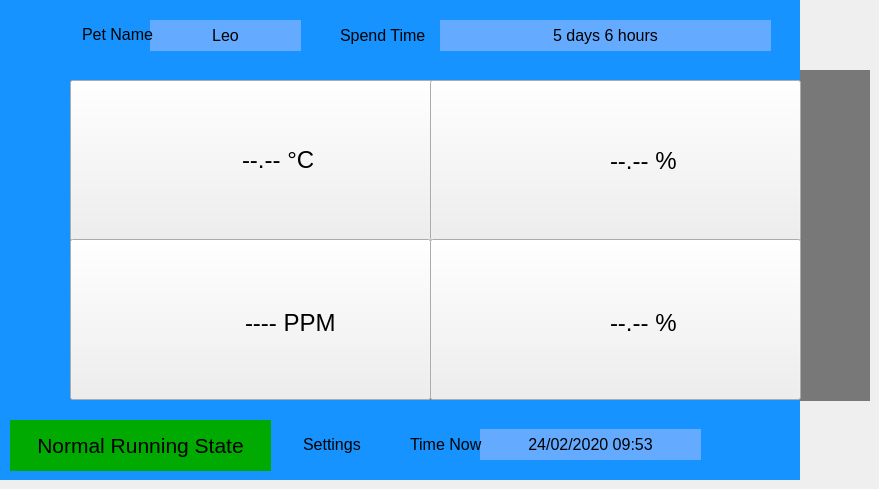
    <widget class="QWidget" name="page">
     <widget class="QLabel" name="lblStatus">
      <property name="geometry">
       <rect>
        <x>10</x>
        <y>420</y>
        <width>261</width>
        <height>51</height>
       </rect>
      </property>
      <property name="font">
       <font>
        <pointsize>16</pointsize>
       </font>
      </property>
      <property name="autoFillBackground">
       <bool>false</bool>
      </property>
      <property name="styleSheet">
       <string notr="true">background-color: rgb(0, 170, 0);</string>
      </property>
      <property name="text">
       <string>Normal Running State</string>
      </property>
      <property name="alignment">
       <set>Qt::AlignCenter</set>
      </property>
     </widget>
     <widget class="QLabel" name="topHeader">
      <property name="geometry">
       <rect>
        <x>0</x>
        <y>0</y>
        <width>800</width>
        <height>80</height>
       </rect>
      </property>
      <property name="autoFillBackground">
       <bool>false</bool>
      </property>
      <property name="styleSheet">
       <string notr="true">background-color: rgb(23, 147, 255);</string>
      </property>
      <property name="text">
       <string/>
      </property>
     </widget>
     <widget class="ClickableLabel" name="lblMiddleBound">
      <property name="geometry">
       <rect>
        <x>303</x>
        <y>429</y>
        <width>61</width>
        <height>31</height>
       </rect>
      </property>
      <property name="font">
       <font>
        <pointsize>12</pointsize>
       </font>
      </property>
      <property name="text">
       <string>Settings</string>
      </property>
     </widget>
     <widget class="ClickableLabel" name="lblBlueLight">
      <property name="enabled">
       <bool>true</bool>
      </property>
      <property name="geometry">
       <rect>
        <x>5</x>
        <y>276</y>
        <width>60</width>
        <height>60</height>
       </rect>
      </property>
      <property name="sizePolicy">
       <sizepolicy hsizetype="Expanding" vsizetype="Preferred">
        <horstretch>0</horstretch>
        <verstretch>0</verstretch>
       </sizepolicy>
      </property>
      <property name="minimumSize">
       <size>
        <width>0</width>
        <height>60</height>
       </size>
      </property>
      <property name="autoFillBackground">
       <bool>false</bool>
      </property>
      <property name="styleSheet">
       <string notr="true">image: url(:/offlamp.png);</string>
      </property>
      <property name="text">
       <string/>
      </property>
     </widget>
     <widget class="QLabel" name="buttonStatus">
      <property name="geometry">
       <rect>
        <x>0</x>
        <y>400</y>
        <width>800</width>
        <height>80</height>
       </rect>
      </property>
      <property name="autoFillBackground">
       <bool>false</bool>
      </property>
      <property name="styleSheet">
       <string notr="true">background-color: rgb(23, 147, 255);</string>
      </property>
      <property name="text">
       <string/>
      </property>
     </widget>
     <widget class="ClickableLabel" name="btnMiddleBound">
      <property name="enabled">
       <bool>true</bool>
      </property>
      <property name="geometry">
       <rect>
        <x>270</x>
        <y>420</y>
        <width>121</width>
        <height>51</height>
       </rect>
      </property>
      <property name="sizePolicy">
       <sizepolicy hsizetype="Fixed" vsizetype="Preferred">
        <horstretch>100</horstretch>
        <verstretch>0</verstretch>
       </sizepolicy>
      </property>
      <property name="autoFillBackground">
       <bool>false</bool>
      </property>
      <property name="styleSheet">
       <string notr="true">image: url(:/bluebar.png);</string>
      </property>
      <property name="text">
       <string/>
      </property>
     </widget>
     <widget class="QWidget" name="TemperatureGroup" native="true">
      <property name="geometry">
       <rect>
        <x>70</x>
        <y>80</y>
        <width>361</width>
        <height>161</height>
       </rect>
      </property>
      <widget class="ClickableLabel" name="lblRedUp">
       <property name="geometry">
        <rect>
         <x>192</x>
         <y>11</y>
         <width>41</width>
         <height>51</height>
        </rect>
       </property>
       <property name="styleSheet">
        <string notr="true">image: url(:/redup.png);</string>
       </property>
       <property name="text">
        <string/>
       </property>
      </widget>
      <widget class="ClickableLabel" name="lblRedDown">
       <property name="geometry">
        <rect>
         <x>191</x>
         <y>101</y>
         <width>41</width>
         <height>51</height>
        </rect>
       </property>
       <property name="styleSheet">
        <string notr="true">image: url(:/reddown.png);</string>
       </property>
       <property name="text">
        <string/>
       </property>
      </widget>
      <widget class="QLabel" name="lblTemp">
       <property name="geometry">
        <rect>
         <x>12</x>
         <y>11</y>
         <width>161</width>
         <height>141</height>
        </rect>
       </property>
       <property name="styleSheet">
        <string notr="true">image: url(:/red.png);</string>
       </property>
       <property name="text">
        <string/>
       </property>
      </widget>
      <widget class="QLabel" name="lblTempBackground">
       <property name="enabled">
        <bool>true</bool>
       </property>
       <property name="geometry">
        <rect>
         <x>-18</x>
         <y>26</y>
         <width>481</width>
         <height>111</height>
        </rect>
       </property>
       <property name="sizePolicy">
        <sizepolicy hsizetype="Expanding" vsizetype="Preferred">
         <horstretch>0</horstretch>
         <verstretch>0</verstretch>
        </sizepolicy>
       </property>
       <property name="autoFillBackground">
        <bool>false</bool>
       </property>
       <property name="styleSheet">
        <string notr="true">image: url(:/orangebar.png);</string>
       </property>
       <property name="text">
        <string/>
       </property>
      </widget>
      <widget class="ClickableLabel" name="lblTempIcon">
       <property name="geometry">
        <rect>
         <x>71</x>
         <y>54</y>
         <width>41</width>
         <height>51</height>
        </rect>
       </property>
       <property name="styleSheet">
        <string notr="true">image: url(:/temp.png);</string>
       </property>
       <property name="text">
        <string/>
       </property>
      </widget>
      <widget class="QPushButton" name="btnTemperature">
       <property name="geometry">
        <rect>
         <x>0</x>
         <y>0</y>
         <width>371</width>
         <height>161</height>
        </rect>
       </property>
       <property name="styleSheet">
        <string notr="true">background-image: url(:/temperature.png);</string>
       </property>
       <property name="text">
        <string/>
       </property>
      </widget>
      <widget class="QLabel" name="lblRedGear">
       <property name="geometry">
        <rect>
         <x>22</x>
         <y>16</y>
         <width>141</width>
         <height>131</height>
        </rect>
       </property>
       <property name="styleSheet">
        <string notr="true">image: url(:/setgear.png);</string>
       </property>
       <property name="text">
        <string/>
       </property>
      </widget>
      <widget class="QLabel" name="lblTempDisp">
       <property name="geometry">
        <rect>
         <x>172</x>
         <y>59</y>
         <width>121</width>
         <height>41</height>
        </rect>
       </property>
       <property name="font">
        <font>
         <pointsize>18</pointsize>
        </font>
       </property>
       <property name="text">
        <string>--.-- °C</string>
       </property>
      </widget>
      <zorder>btnTemperature</zorder>
      <zorder>lblTempBackground</zorder>
      <zorder>lblRedDown</zorder>
      <zorder>lblTemp</zorder>
      <zorder>lblRedGear</zorder>
      <zorder>lblTempIcon</zorder>
      <zorder>lblRedUp</zorder>
      <zorder>lblTempDisp</zorder>
     </widget>
     <widget class="QWidget" name="HumidityGroup" native="true">
      <property name="geometry">
       <rect>
        <x>430</x>
        <y>80</y>
        <width>371</width>
        <height>161</height>
       </rect>
      </property>
      <widget class="ClickableLabel" name="lblBlueUp">
       <property name="geometry">
        <rect>
         <x>200</x>
         <y>12</y>
         <width>41</width>
         <height>51</height>
        </rect>
       </property>
       <property name="styleSheet">
        <string notr="true">image: url(:/blueup.png);</string>
       </property>
       <property name="text">
        <string/>
       </property>
      </widget>
      <widget class="ClickableLabel" name="lblBlueDown">
       <property name="geometry">
        <rect>
         <x>199</x>
         <y>102</y>
         <width>41</width>
         <height>51</height>
        </rect>
       </property>
       <property name="styleSheet">
        <string notr="true">image: url(:/bluedown.png);</string>
       </property>
       <property name="text">
        <string/>
       </property>
      </widget>
      <widget class="QLabel" name="lblHumidity">
       <property name="geometry">
        <rect>
         <x>20</x>
         <y>12</y>
         <width>161</width>
         <height>141</height>
        </rect>
       </property>
       <property name="styleSheet">
        <string notr="true">image: url(:/blue.png);</string>
       </property>
       <property name="text">
        <string/>
       </property>
      </widget>
      <widget class="QLabel" name="lblHumidityBackground">
       <property name="enabled">
        <bool>true</bool>
       </property>
       <property name="geometry">
        <rect>
         <x>-10</x>
         <y>27</y>
         <width>481</width>
         <height>111</height>
        </rect>
       </property>
       <property name="sizePolicy">
        <sizepolicy hsizetype="Expanding" vsizetype="Preferred">
         <horstretch>0</horstretch>
         <verstretch>0</verstretch>
        </sizepolicy>
       </property>
       <property name="autoFillBackground">
        <bool>false</bool>
       </property>
       <property name="styleSheet">
        <string notr="true">image: url(:/bluebar.png);</string>
       </property>
       <property name="text">
        <string/>
       </property>
      </widget>
      <widget class="QLabel" name="lblHumidityIcon">
       <property name="geometry">
        <rect>
         <x>79</x>
         <y>55</y>
         <width>41</width>
         <height>51</height>
        </rect>
       </property>
       <property name="styleSheet">
        <string notr="true">image: url(:/humid.png);</string>
       </property>
       <property name="text">
        <string/>
       </property>
      </widget>
      <widget class="QPushButton" name="btnHumidity">
       <property name="geometry">
        <rect>
         <x>0</x>
         <y>0</y>
         <width>371</width>
         <height>161</height>
        </rect>
       </property>
       <property name="styleSheet">
        <string notr="true">background-image: url(:/humidity.jpg);</string>
       </property>
       <property name="text">
        <string/>
       </property>
      </widget>
      <widget class="QLabel" name="lblBlueGear">
       <property name="geometry">
        <rect>
         <x>30</x>
         <y>17</y>
         <width>141</width>
         <height>131</height>
        </rect>
       </property>
       <property name="styleSheet">
        <string notr="true">image: url(:/setgear.png);</string>
       </property>
       <property name="text">
        <string/>
       </property>
      </widget>
      <widget class="QLabel" name="lblHumidityDisp">
       <property name="geometry">
        <rect>
         <x>180</x>
         <y>60</y>
         <width>161</width>
         <height>41</height>
        </rect>
       </property>
       <property name="font">
        <font>
         <pointsize>18</pointsize>
        </font>
       </property>
       <property name="text">
        <string>--.-- %</string>
       </property>
      </widget>
      <zorder>btnHumidity</zorder>
      <zorder>lblHumidityBackground</zorder>
      <zorder>lblBlueUp</zorder>
      <zorder>lblBlueDown</zorder>
      <zorder>lblHumidityDisp</zorder>
      <zorder>lblHumidity</zorder>
      <zorder>lblBlueGear</zorder>
      <zorder>lblHumidityIcon</zorder>
     </widget>
     <widget class="QWidget" name="Co2Group" native="true">
      <property name="geometry">
       <rect>
        <x>70</x>
        <y>239</y>
        <width>361</width>
        <height>161</height>
       </rect>
      </property>
      <widget class="ClickableLabel" name="lblGreyUp">
       <property name="geometry">
        <rect>
         <x>195</x>
         <y>15</y>
         <width>41</width>
         <height>51</height>
        </rect>
       </property>
       <property name="styleSheet">
        <string notr="true">image: url(:/greyup.png);</string>
       </property>
       <property name="text">
        <string/>
       </property>
      </widget>
      <widget class="ClickableLabel" name="lblGreyDown">
       <property name="geometry">
        <rect>
         <x>194</x>
         <y>105</y>
         <width>41</width>
         <height>51</height>
        </rect>
       </property>
       <property name="styleSheet">
        <string notr="true">image: url(:/greydown.png);</string>
       </property>
       <property name="text">
        <string/>
       </property>
      </widget>
      <widget class="QLabel" name="lblCo2">
       <property name="geometry">
        <rect>
         <x>15</x>
         <y>15</y>
         <width>161</width>
         <height>141</height>
        </rect>
       </property>
       <property name="styleSheet">
        <string notr="true">image: url(:/gray.png);</string>
       </property>
       <property name="text">
        <string/>
       </property>
      </widget>
      <widget class="QLabel" name="lblCo2Background">
       <property name="enabled">
        <bool>true</bool>
       </property>
       <property name="geometry">
        <rect>
         <x>-15</x>
         <y>30</y>
         <width>481</width>
         <height>111</height>
        </rect>
       </property>
       <property name="sizePolicy">
        <sizepolicy hsizetype="Expanding" vsizetype="Preferred">
         <horstretch>0</horstretch>
         <verstretch>0</verstretch>
        </sizepolicy>
       </property>
       <property name="autoFillBackground">
        <bool>false</bool>
       </property>
       <property name="styleSheet">
        <string notr="true">image: url(:/graybar.png);</string>
       </property>
       <property name="text">
        <string/>
       </property>
      </widget>
      <widget class="QLabel" name="lblCo2Icon">
       <property name="geometry">
        <rect>
         <x>74</x>
         <y>62</y>
         <width>41</width>
         <height>51</height>
        </rect>
       </property>
       <property name="styleSheet">
        <string notr="true">image: url(:/co2.png);</string>
       </property>
       <property name="text">
        <string/>
       </property>
      </widget>
      <widget class="QPushButton" name="btnCo2">
       <property name="geometry">
        <rect>
         <x>0</x>
         <y>0</y>
         <width>361</width>
         <height>161</height>
        </rect>
       </property>
       <property name="styleSheet">
        <string notr="true">background-image: url(:/carbondioxide.png);</string>
       </property>
       <property name="text">
        <string/>
       </property>
      </widget>
      <widget class="QLabel" name="lblGreyGear">
       <property name="geometry">
        <rect>
         <x>25</x>
         <y>20</y>
         <width>141</width>
         <height>131</height>
        </rect>
       </property>
       <property name="styleSheet">
        <string notr="true">image: url(:/setgear.png);</string>
       </property>
       <property name="text">
        <string/>
       </property>
      </widget>
      <widget class="QLabel" name="lblCo2Disp">
       <property name="geometry">
        <rect>
         <x>175</x>
         <y>63</y>
         <width>151</width>
         <height>41</height>
        </rect>
       </property>
       <property name="font">
        <font>
         <pointsize>18</pointsize>
        </font>
       </property>
       <property name="text">
        <string>---- PPM</string>
       </property>
      </widget>
      <zorder>btnCo2</zorder>
      <zorder>lblCo2Background</zorder>
      <zorder>lblGreyDown</zorder>
      <zorder>lblGreyUp</zorder>
      <zorder>lblCo2Disp</zorder>
      <zorder>lblCo2</zorder>
      <zorder>lblGreyGear</zorder>
      <zorder>lblCo2Icon</zorder>
     </widget>
     <widget class="QLabel" name="LeftPanel">
      <property name="geometry">
       <rect>
        <x>0</x>
        <y>70</y>
        <width>71</width>
        <height>331</height>
       </rect>
      </property>
      <property name="autoFillBackground">
       <bool>false</bool>
      </property>
      <property name="styleSheet">
       <string notr="true">background-color: rgb(23, 147, 255);</string>
      </property>
      <property name="text">
       <string/>
      </property>
     </widget>
     <widget class="QWidget" name="O2Group" native="true">
      <property name="geometry">
       <rect>
        <x>430</x>
        <y>239</y>
        <width>371</width>
        <height>161</height>
       </rect>
      </property>
      <widget class="ClickableLabel" name="lblGreenUp">
       <property name="geometry">
        <rect>
         <x>200</x>
         <y>15</y>
         <width>41</width>
         <height>51</height>
        </rect>
       </property>
       <property name="styleSheet">
        <string notr="true">image: url(:/greenup.png);</string>
       </property>
       <property name="text">
        <string/>
       </property>
      </widget>
      <widget class="ClickableLabel" name="lblGreenDown">
       <property name="geometry">
        <rect>
         <x>199</x>
         <y>105</y>
         <width>41</width>
         <height>51</height>
        </rect>
       </property>
       <property name="styleSheet">
        <string notr="true">image: url(:/greendown.png);</string>
       </property>
       <property name="text">
        <string/>
       </property>
      </widget>
      <widget class="QLabel" name="lblOxigen">
       <property name="geometry">
        <rect>
         <x>20</x>
         <y>15</y>
         <width>161</width>
         <height>141</height>
        </rect>
       </property>
       <property name="styleSheet">
        <string notr="true">image: url(:/green.png);</string>
       </property>
       <property name="text">
        <string/>
       </property>
      </widget>
      <widget class="QLabel" name="lblOxigenBackground">
       <property name="enabled">
        <bool>true</bool>
       </property>
       <property name="geometry">
        <rect>
         <x>-10</x>
         <y>30</y>
         <width>481</width>
         <height>111</height>
        </rect>
       </property>
       <property name="sizePolicy">
        <sizepolicy hsizetype="Expanding" vsizetype="Preferred">
         <horstretch>0</horstretch>
         <verstretch>0</verstretch>
        </sizepolicy>
       </property>
       <property name="autoFillBackground">
        <bool>false</bool>
       </property>
       <property name="styleSheet">
        <string notr="true">image: url(:/greenbar.png);</string>
       </property>
       <property name="text">
        <string/>
       </property>
      </widget>
      <widget class="QLabel" name="lblOxigenIcon">
       <property name="geometry">
        <rect>
         <x>84</x>
         <y>68</y>
         <width>41</width>
         <height>51</height>
        </rect>
       </property>
       <property name="styleSheet">
        <string notr="true">image: url(:/o2.png);</string>
       </property>
       <property name="text">
        <string/>
       </property>
      </widget>
      <widget class="QPushButton" name="btnOxygen">
       <property name="geometry">
        <rect>
         <x>0</x>
         <y>0</y>
         <width>371</width>
         <height>161</height>
        </rect>
       </property>
       <property name="styleSheet">
        <string notr="true">background-image: url(:/oxigen.jpg);</string>
       </property>
       <property name="text">
        <string/>
       </property>
      </widget>
      <widget class="QLabel" name="lblGreenGear">
       <property name="geometry">
        <rect>
         <x>30</x>
         <y>20</y>
         <width>141</width>
         <height>131</height>
        </rect>
       </property>
       <property name="styleSheet">
        <string notr="true">image: url(:/setgear.png);</string>
       </property>
       <property name="text">
        <string/>
       </property>
      </widget>
      <widget class="QLabel" name="lblOxigenDisp">
       <property name="geometry">
        <rect>
         <x>180</x>
         <y>63</y>
         <width>121</width>
         <height>41</height>
        </rect>
       </property>
       <property name="font">
        <font>
         <pointsize>18</pointsize>
        </font>
       </property>
       <property name="text">
        <string>--.-- %</string>
       </property>
      </widget>
      <zorder>btnOxygen</zorder>
      <zorder>lblOxigenBackground</zorder>
      <zorder>lblOxigen</zorder>
      <zorder>lblGreenGear</zorder>
      <zorder>lblOxigenIcon</zorder>
      <zorder>lblGreenUp</zorder>
      <zorder>lblGreenDown</zorder>
      <zorder>lblOxigenDisp</zorder>
     </widget>
     <widget class="ClickableLabel" name="lblSystemFan">
      <property name="enabled">
       <bool>true</bool>
      </property>
      <property name="geometry">
       <rect>
        <x>5</x>
        <y>66</y>
        <width>60</width>
        <height>60</height>
       </rect>
      </property>
      <property name="sizePolicy">
       <sizepolicy hsizetype="Expanding" vsizetype="Preferred">
        <horstretch>0</horstretch>
        <verstretch>0</verstretch>
       </sizepolicy>
      </property>
      <property name="minimumSize">
       <size>
        <width>0</width>
        <height>60</height>
       </size>
      </property>
      <property name="autoFillBackground">
       <bool>false</bool>
      </property>
      <property name="styleSheet">
       <string notr="true">image: url(:/offgreenfan.png);</string>
      </property>
      <property name="text">
       <string/>
      </property>
     </widget>
     <widget class="ClickableLabel" name="lblPeltierCooler">
      <property name="enabled">
       <bool>true</bool>
      </property>
      <property name="geometry">
       <rect>
        <x>5</x>
        <y>136</y>
        <width>60</width>
        <height>60</height>
       </rect>
      </property>
      <property name="sizePolicy">
       <sizepolicy hsizetype="Expanding" vsizetype="Preferred">
        <horstretch>0</horstretch>
        <verstretch>0</verstretch>
       </sizepolicy>
      </property>
      <property name="minimumSize">
       <size>
        <width>0</width>
        <height>60</height>
       </size>
      </property>
      <property name="autoFillBackground">
       <bool>false</bool>
      </property>
      <property name="styleSheet">
       <string notr="true">image: url(:/offgreenice.png);</string>
      </property>
      <property name="text">
       <string/>
      </property>
     </widget>
     <widget class="ClickableLabel" name="lblNeoPixel">
      <property name="enabled">
       <bool>true</bool>
      </property>
      <property name="geometry">
       <rect>
        <x>5</x>
        <y>206</y>
        <width>60</width>
        <height>60</height>
       </rect>
      </property>
      <property name="sizePolicy">
       <sizepolicy hsizetype="Expanding" vsizetype="Preferred">
        <horstretch>0</horstretch>
        <verstretch>0</verstretch>
       </sizepolicy>
      </property>
      <property name="minimumSize">
       <size>
        <width>0</width>
        <height>60</height>
       </size>
      </property>
      <property name="autoFillBackground">
       <bool>false</bool>
      </property>
      <property name="styleSheet">
       <string notr="true">image: url(:/offneopixel.png);</string>
      </property>
      <property name="text">
       <string/>
      </property>
     </widget>
     <widget class="ClickableLabel" name="lblPlug">
      <property name="enabled">
       <bool>true</bool>
      </property>
      <property name="geometry">
       <rect>
        <x>5</x>
        <y>346</y>
        <width>60</width>
        <height>60</height>
       </rect>
      </property>
      <property name="sizePolicy">
       <sizepolicy hsizetype="Expanding" vsizetype="Preferred">
        <horstretch>0</horstretch>
        <verstretch>0</verstretch>
       </sizepolicy>
      </property>
      <property name="minimumSize">
       <size>
        <width>0</width>
        <height>60</height>
       </size>
      </property>
      <property name="autoFillBackground">
       <bool>false</bool>
      </property>
      <property name="styleSheet">
       <string notr="true">image: url(:/offplug.png);</string>
      </property>
      <property name="text">
       <string/>
      </property>
     </widget>
     <widget class="QLabel" name="panelBackground">
      <property name="geometry">
       <rect>
        <x>70</x>
        <y>70</y>
        <width>800</width>
        <height>331</height>
       </rect>
      </property>
      <property name="autoFillBackground">
       <bool>false</bool>
      </property>
      <property name="styleSheet">
       <string notr="true">background-color: rgb(120, 120,120);</string>
      </property>
      <property name="text">
       <string/>
      </property>
     </widget>
     <widget class="QLabel" name="lblDateTime">
      <property name="geometry">
       <rect>
        <x>480</x>
        <y>429</y>
        <width>221</width>
        <height>31</height>
       </rect>
      </property>
      <property name="font">
       <font>
        <pointsize>12</pointsize>
       </font>
      </property>
      <property name="styleSheet">
       <string notr="true">background-color: rgb(100,170 ,255);</string>
      </property>
      <property name="text">
       <string>24/02/2020 09:53</string>
      </property>
      <property name="alignment">
       <set>Qt::AlignCenter</set>
      </property>
     </widget>
     <widget class="ClickableLabel" name="btnMiddleBound_3">
      <property name="enabled">
       <bool>true</bool>
      </property>
      <property name="geometry">
       <rect>
        <x>380</x>
        <y>420</y>
        <width>121</width>
        <height>51</height>
       </rect>
      </property>
      <property name="sizePolicy">
       <sizepolicy hsizetype="Fixed" vsizetype="Preferred">
        <horstretch>100</horstretch>
        <verstretch>0</verstretch>
       </sizepolicy>
      </property>
      <property name="autoFillBackground">
       <bool>false</bool>
      </property>
      <property name="styleSheet">
       <string notr="true">image: url(:/bluebarcut.png);</string>
      </property>
      <property name="text">
       <string/>
      </property>
     </widget>
     <widget class="ClickableLabel" name="lblMiddleBound_3">
      <property name="geometry">
       <rect>
        <x>410</x>
        <y>429</y>
        <width>81</width>
        <height>31</height>
       </rect>
      </property>
      <property name="font">
       <font>
        <pointsize>12</pointsize>
       </font>
      </property>
      <property name="text">
       <string>Time Now</string>
      </property>
     </widget>
     <widget class="ClickableLabel" name="btnMiddleBound_4">
      <property name="enabled">
       <bool>true</bool>
      </property>
      <property name="geometry">
       <rect>
        <x>50</x>
        <y>10</y>
        <width>121</width>
        <height>51</height>
       </rect>
      </property>
      <property name="sizePolicy">
       <sizepolicy hsizetype="Fixed" vsizetype="Preferred">
        <horstretch>100</horstretch>
        <verstretch>0</verstretch>
       </sizepolicy>
      </property>
      <property name="autoFillBackground">
       <bool>false</bool>
      </property>
      <property name="styleSheet">
       <string notr="true">image: url(:/bluebarcut.png);</string>
      </property>
      <property name="text">
       <string/>
      </property>
     </widget>
     <widget class="ClickableLabel" name="lblMiddleBound_4">
      <property name="geometry">
       <rect>
        <x>82</x>
        <y>19</y>
        <width>81</width>
        <height>31</height>
       </rect>
      </property>
      <property name="font">
       <font>
        <pointsize>12</pointsize>
       </font>
      </property>
      <property name="text">
       <string>Pet Name</string>
      </property>
     </widget>
     <widget class="QLabel" name="lblDateTime_3">
      <property name="geometry">
       <rect>
        <x>150</x>
        <y>20</y>
        <width>151</width>
        <height>31</height>
       </rect>
      </property>
      <property name="font">
       <font>
        <pointsize>12</pointsize>
       </font>
      </property>
      <property name="styleSheet">
       <string notr="true">background-color: rgb(100,170 ,255);</string>
      </property>
      <property name="text">
       <string>Leo</string>
      </property>
      <property name="alignment">
       <set>Qt::AlignCenter</set>
      </property>
     </widget>
     <widget class="ClickableLabel" name="lblMiddleBound_5">
      <property name="geometry">
       <rect>
        <x>340</x>
        <y>20</y>
        <width>91</width>
        <height>31</height>
       </rect>
      </property>
      <property name="font">
       <font>
        <pointsize>12</pointsize>
       </font>
      </property>
      <property name="text">
       <string>Spend Time</string>
      </property>
     </widget>
     <widget class="QLabel" name="lblDateTime_4">
      <property name="geometry">
       <rect>
        <x>440</x>
        <y>20</y>
        <width>331</width>
        <height>31</height>
       </rect>
      </property>
      <property name="font">
       <font>
        <pointsize>12</pointsize>
       </font>
      </property>
      <property name="styleSheet">
       <string notr="true">background-color: rgb(100,170 ,255);</string>
      </property>
      <property name="text">
       <string>5 days 6 hours</string>
      </property>
      <property name="alignment">
       <set>Qt::AlignCenter</set>
      </property>
     </widget>
     <widget class="ClickableLabel" name="btnMiddleBound_5">
      <property name="enabled">
       <bool>true</bool>
      </property>
      <property name="geometry">
       <rect>
        <x>300</x>
        <y>10</y>
        <width>151</width>
        <height>51</height>
       </rect>
      </property>
      <property name="sizePolicy">
       <sizepolicy hsizetype="Fixed" vsizetype="Preferred">
        <horstretch>100</horstretch>
        <verstretch>0</verstretch>
       </sizepolicy>
      </property>
      <property name="autoFillBackground">
       <bool>false</bool>
      </property>
      <property name="styleSheet">
       <string notr="true">image: url(:/bluebarcutlong.png);</string>
      </property>
      <property name="text">
       <string/>
      </property>
     </widget>
     <widget class="ClickableLabel" name="lblOpenCam">
      <property name="enabled">
       <bool>true</bool>
      </property>
      <property name="geometry">
       <rect>
        <x>730</x>
        <y>414</y>
        <width>51</width>
        <height>60</height>
       </rect>
      </property>
      <property name="sizePolicy">
       <sizepolicy hsizetype="Expanding" vsizetype="Preferred">
        <horstretch>0</horstretch>
        <verstretch>0</verstretch>
       </sizepolicy>
      </property>
      <property name="autoFillBackground">
       <bool>false</bool>
      </property>
      <property name="styleSheet">
       <string notr="true">image: url(:/camera.png);</string>
      </property>
      <property name="text">
       <string/>
      </property>
     </widget>
     <widget class="QLabel" name="label">
      <property name="geometry">
       <rect>
        <x>70</x>
        <y>80</y>
        <width>731</width>
        <height>321</height>
       </rect>
      </property>
      <property name="text">
       <string/>
      </property>
     </widget>
     <zorder>panelBackground</zorder>
     <zorder>LeftPanel</zorder>
     <zorder>topHeader</zorder>
     <zorder>buttonStatus</zorder>
     <zorder>lblStatus</zorder>
     <zorder>lblBlueLight</zorder>
     <zorder>TemperatureGroup</zorder>
     <zorder>HumidityGroup</zorder>
     <zorder>Co2Group</zorder>
     <zorder>O2Group</zorder>
     <zorder>lblSystemFan</zorder>
     <zorder>lblPeltierCooler</zorder>
     <zorder>btnMiddleBound</zorder>
     <zorder>lblMiddleBound</zorder>
     <zorder>lblPlug</zorder>
     <zorder>lblDateTime</zorder>
     <zorder>btnMiddleBound_3</zorder>
     <zorder>lblDateTime_3</zorder>
     <zorder>btnMiddleBound_4</zorder>
     <zorder>lblMiddleBound_4</zorder>
     <zorder>lblMiddleBound_3</zorder>
     <zorder>lblDateTime_4</zorder>
     <zorder>btnMiddleBound_5</zorder>
     <zorder>lblMiddleBound_5</zorder>
     <zorder>lblOpenCam</zorder>
     <zorder>lblNeoPixel</zorder>
     <zorder>label</zorder>
    </widget>
